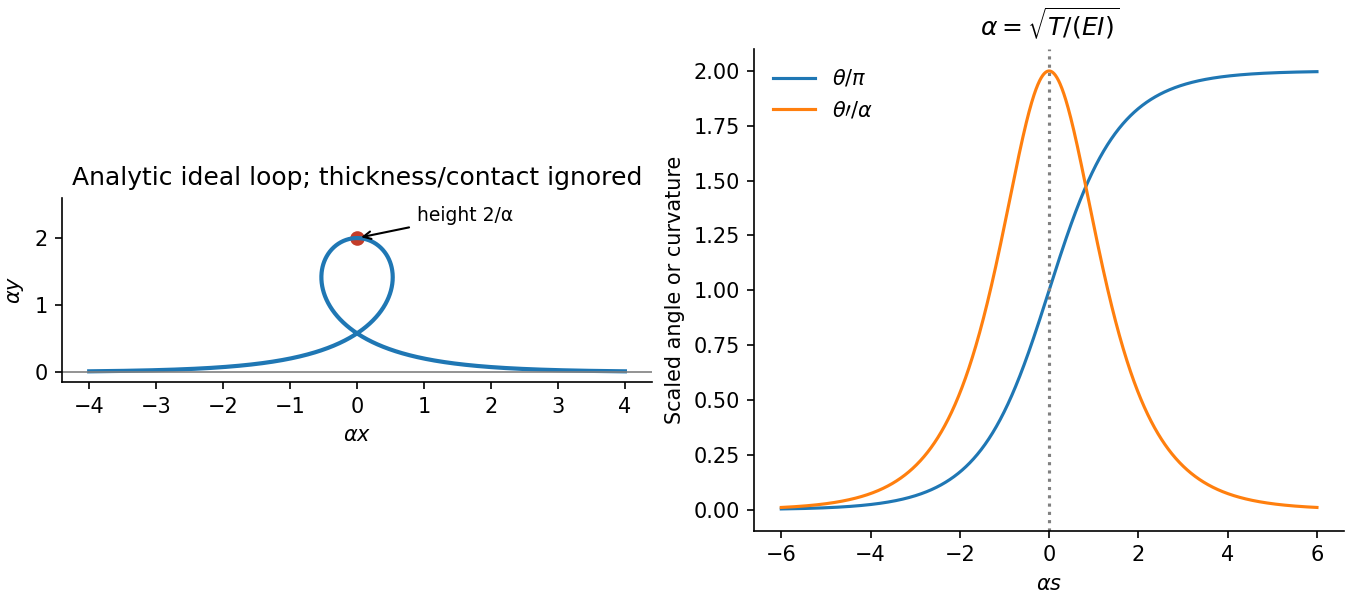

Write Python code to recreate this figure.
"""Original explanatory calculation. Python 3.14, numpy and matplotlib.
Writes one literal PNG basename to cwd; no source-image pixels or media paths.
"""
import numpy as np
import matplotlib
matplotlib.use('Agg')
import matplotlib.pyplot as plt
plt.rcParams.update({'font.size':10,'figure.facecolor':'white','savefig.facecolor':'white','axes.spines.top':False,'axes.spines.right':False})
fig,(a,b)=plt.subplots(1,2,figsize=(9,4),layout='constrained');u=np.linspace(-6,6,1400);X=u-2*np.tanh(u);Y=2/np.cosh(u);theta=4*np.arctan(np.exp(u));curv=2/np.cosh(u)
a.plot(X,Y,lw=2);a.scatter([0],[2],color='#c33c29');a.annotate('height 2/α',(0,2),(.9,2.25),arrowprops=dict(arrowstyle='->'),fontsize=9);a.axhline(0,color='gray',lw=.8);a.set(xlabel=r'$\alpha x$',ylabel=r'$\alpha y$',ylim=(-.15,2.6),title='Analytic ideal loop; thickness/contact ignored');a.set_aspect('equal')
b.plot(u,theta/np.pi,label=r'$\theta/\pi$');b.plot(u,curv,label=r'$\theta\prime/\alpha$');b.set(xlabel=r'$\alpha s$',ylabel='Scaled angle or curvature',title=r'$\alpha=\sqrt{T/(EI)}$');b.axvline(0,color='gray',ls=':');b.legend(frameon=False)
fig.savefig('paper-1-elastica-loop.png',dpi=150);plt.close(fig)
